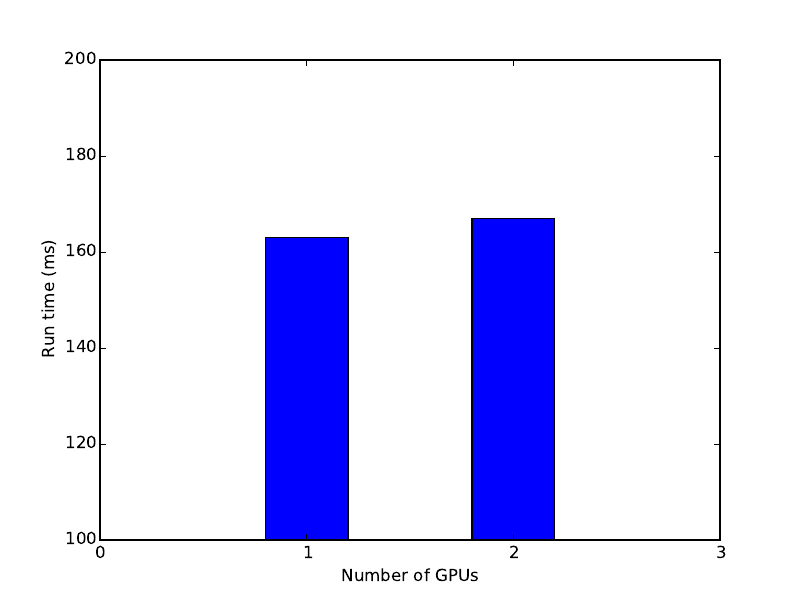

Source code (Python):
import sys
import numpy as np
import matplotlib.pyplot as plt
import plotshelper as mp
import re

filename = 'plot.pdf'
#mp.load_style('538.json')

data = [(1, 163),\
        (2, 167)]


mp.bar_plot(data, 0.4, \
            xlim=(0,3), \
            ylim=(100,200), \
            xticks = (0, 1, 2, 3), \
            xlabel = 'Number of GPUs', \
            ylabel = 'Run time (ms)')
plt.savefig(filename)
